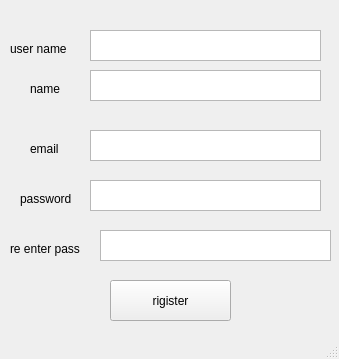
<?xml version="1.0" encoding="UTF-8"?>
<ui version="4.0">
 <class>MainWindow</class>
 <widget class="QMainWindow" name="MainWindow">
  <property name="geometry">
   <rect>
    <x>0</x>
    <y>0</y>
    <width>339</width>
    <height>359</height>
   </rect>
  </property>
  <property name="tabletTracking">
   <bool>false</bool>
  </property>
  <property name="contextMenuPolicy">
   <enum>Qt::NoContextMenu</enum>
  </property>
  <property name="windowTitle">
   <string>rigister</string>
  </property>
  <property name="windowIcon">
   <iconset>
    <normaloff>icon.png</normaloff>icon.png</iconset>
  </property>
  <property name="autoFillBackground">
   <bool>true</bool>
  </property>
  <property name="animated">
   <bool>true</bool>
  </property>
  <property name="tabShape">
   <enum>QTabWidget::Rounded</enum>
  </property>
  <widget class="QWidget" name="centralwidget">
   <widget class="QPushButton" name="rigister_b">
    <property name="geometry">
     <rect>
      <x>110</x>
      <y>280</y>
      <width>121</width>
      <height>41</height>
     </rect>
    </property>
    <property name="text">
     <string>rigister</string>
    </property>
   </widget>
   <widget class="QTextEdit" name="username_t">
    <property name="geometry">
     <rect>
      <x>90</x>
      <y>30</y>
      <width>231</width>
      <height>31</height>
     </rect>
    </property>
   </widget>
   <widget class="QLabel" name="username_l">
    <property name="geometry">
     <rect>
      <x>10</x>
      <y>40</y>
      <width>71</width>
      <height>17</height>
     </rect>
    </property>
    <property name="text">
     <string>user name</string>
    </property>
   </widget>
   <widget class="QTextEdit" name="email_t">
    <property name="geometry">
     <rect>
      <x>90</x>
      <y>130</y>
      <width>231</width>
      <height>31</height>
     </rect>
    </property>
   </widget>
   <widget class="QLabel" name="email_l">
    <property name="geometry">
     <rect>
      <x>30</x>
      <y>140</y>
      <width>64</width>
      <height>17</height>
     </rect>
    </property>
    <property name="text">
     <string>email</string>
    </property>
   </widget>
   <widget class="QTextEdit" name="password_t">
    <property name="geometry">
     <rect>
      <x>90</x>
      <y>180</y>
      <width>231</width>
      <height>31</height>
     </rect>
    </property>
   </widget>
   <widget class="QLabel" name="password_l">
    <property name="geometry">
     <rect>
      <x>20</x>
      <y>190</y>
      <width>64</width>
      <height>17</height>
     </rect>
    </property>
    <property name="text">
     <string>password</string>
    </property>
   </widget>
   <widget class="QTextEdit" name="repassword_t">
    <property name="geometry">
     <rect>
      <x>100</x>
      <y>230</y>
      <width>231</width>
      <height>31</height>
     </rect>
    </property>
   </widget>
   <widget class="QLabel" name="repass_l">
    <property name="geometry">
     <rect>
      <x>10</x>
      <y>240</y>
      <width>91</width>
      <height>17</height>
     </rect>
    </property>
    <property name="text">
     <string>re enter pass</string>
    </property>
   </widget>
   <widget class="QTextEdit" name="fullname_t">
    <property name="geometry">
     <rect>
      <x>90</x>
      <y>70</y>
      <width>231</width>
      <height>31</height>
     </rect>
    </property>
   </widget>
   <widget class="QLabel" name="fullname_l">
    <property name="geometry">
     <rect>
      <x>30</x>
      <y>80</y>
      <width>64</width>
      <height>17</height>
     </rect>
    </property>
    <property name="text">
     <string>name</string>
    </property>
   </widget>
  </widget>
  <widget class="QStatusBar" name="statusbar"/>
 </widget>
 <resources/>
 <connections/>
</ui>
